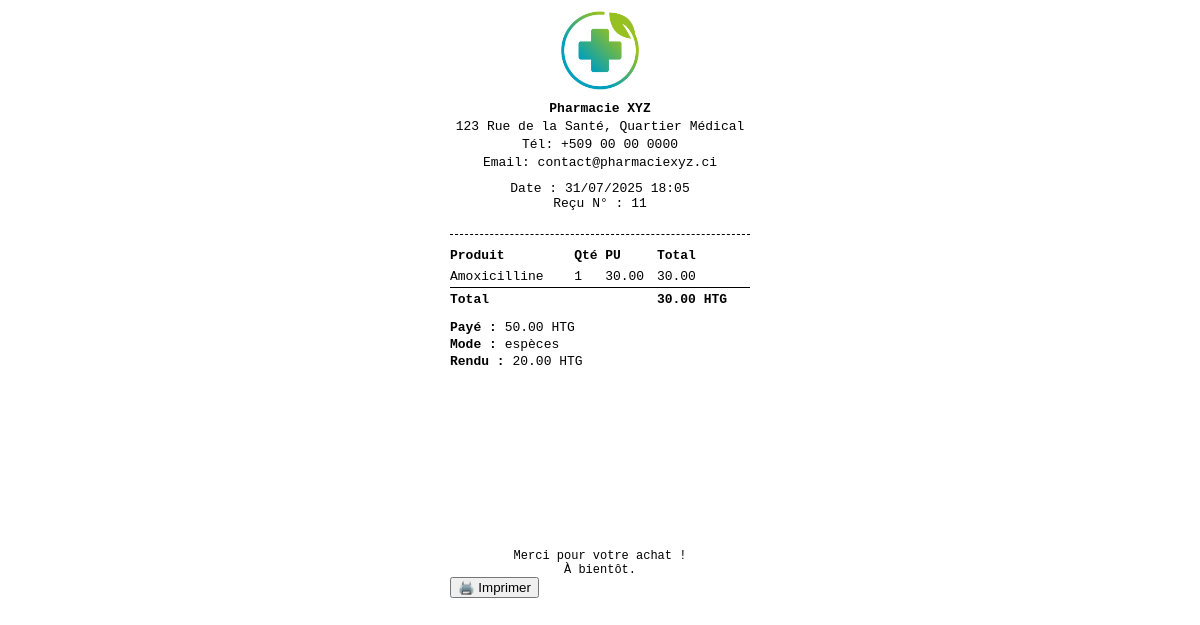
The page /sales/receipt/11 (signed in) on the database its author committed.
### app/models.py (models this page shows, shortened)
class Sale(db.Model):
    id = db.Column(db.Integer, primary_key=True)
    user_id = db.Column(db.Integer, db.ForeignKey('user.id'))
    date = db.Column(db.DateTime, default=datetime.utcnow)
    user = db.relationship('User', back_populates='sales')
    items = db.relationship('SaleItem', back_populates='sale', cascade='all, delete-orphan')
    @property
    def total_amount(self):
        return sum(item.total_price for item in self.items)

class SaleItem(db.Model):
    id = db.Column(db.Integer, primary_key=True)
    sale_id = db.Column(db.Integer, db.ForeignKey('sale.id'), nullable=False)
    drug_id = db.Column(db.Integer, db.ForeignKey('drug.id'), nullable=False)
    quantity = db.Column(db.Integer, nullable=False)
    unit_price = db.Column(db.Float, nullable=False)
    sale = db.relationship('Sale', back_populates='items')
    drug = db.relationship('Drug')
    @property
    def total_price(self):
        return self.quantity * self.unit_price

class Drug(db.Model):
    id = db.Column(db.Integer, primary_key=True)
    name = db.Column(db.String(100), nullable=False)
    unit = db.Column(db.String(30))  # comprimé, flacon, etc.
    price = db.Column(db.Float, nullable=False)
    expiration_date = db.Column(db.Date, nullable=False)
    commentaire = db.Column(db.Text, nullable=True)
    category_id = db.Column(db.Integer, db.ForeignKey('category.id'), nullable=True)
    category = db.relationship('Category', back_populates='drugs')
    sales = db.relationship('SaleItem', back_populates='drug')
    losses = db.relationship('LossRecord', back_populates='drug')
    purchase_items = db.relationship('PurchaseItem', back_populates='drug')

class Payment(db.Model):
    id = db.Column(db.Integer, primary_key=True)
    sale_id = db.Column(db.Integer, db.ForeignKey('sale.id'), nullable=False, unique=True)
    amount_paid = db.Column(db.Float, nullable=False)
    payment_method = db.Column(db.String(50), nullable=False)  # espèces, mobile, carte, etc.
    payment_date = db.Column(db.DateTime, default=datetime.utcnow)
    sale = db.relationship('Sale', backref=db.backref('payment', uselist=False))

### app/routes/sale.py (the view)
@bp.route('/receipt/<int:sale_id>')
@login_required
def sale_receipt(sale_id):
    sale = Sale.query.options(
        joinedload(Sale.items).joinedload(SaleItem.drug),  # utilise l'attribut de classe, pas une chaîne
        joinedload(Sale.user)
    ).get_or_404(sale_id)
    return render_template('sales/receipt.html', sale=sale)

### app/routes/auth.py (called while the page is built)
@login_manager.user_loader
def load_user(user_id):
    return User.query.get(int(user_id))

### app/templates/sales/receipt.html (shortened to what this page needs)
<!DOCTYPE html>
<html lang="fr">
<head>
</head>
<body>
<div class="header">
    <img src="{{ url_for('static', filename='img/logo600.png') }}" alt="Logo pharmacie" class="logo">
    <div class="pharmacy-info">
        <strong>Pharmacie XYZ</strong><br>
        123 Rue de la Santé, Quartier Médical<br>
        Tél: +509 00 00 0000<br>
        Email: contact@pharmaciexyz.ci
    </div>
    <p style="margin-top: 8px; font-size: 13px;">
        Date : {{ sale.date.strftime("%d/%m/%Y %H:%M") }}<br>
        Reçu N° : {{ sale.id }}
    </p>
</div>
<table>
    <thead>
        <tr>
            <th>Produit</th>
            <th>Qté</th>
            <th>PU</th>
            <th>Total</th>
        </tr>
    </thead>
    <tbody>
        {% for item in sale.items %}
        <tr>
            <td>{{ item.drug.name }}</td>
            <td>{{ item.quantity }}</td>
            <td>{{ "%.2f"|format(item.unit_price) }}</td>
            <td>{{ "%.2f"|format(item.total_price) }}</td>
        </tr>
        {% endfor %}
    </tbody>
    <tfoot>
        <tr>
            <td colspan="3">Total</td>
            <td>{{ "%.2f"|format(sale.total_amount) }} HTG</td>
        </tr>
    </tfoot>
</table>
<div class="totals">
    {% if sale.payment %}
        <p><strong>Payé :</strong> {{ "%.2f"|format(sale.payment.amount_paid) }} HTG</p>
        <p><strong>Mode :</strong> {{ sale.payment.payment_method }}</p>
        <p><strong>Rendu :</strong> {{ "%.2f"|format(sale.payment.amount_paid - sale.total_amount) }} HTG</p>
    {% else %}
        <p style="color: red;">⚠️ Paiement non enregistré</p>
    {% endif %}
</div>
<div class="barcode">
    <svg id="barcode"></svg>
</div>
<div class="footer">
    Merci pour votre achat !<br>
    À bientôt.
</div>
<button onclick="window.print()">🖨️ Imprimer</button>
</body>
</html>

### app/templates/sales/receipt.html (style rules this page uses)
body { font-family: monospace; max-width: 300px; margin: auto; padding: 10px; }
.header { text-align: center; border-bottom: 1px dashed #000; padding-bottom: 10px; margin-bottom: 10px; }
.logo { max-width: 80px; margin-bottom: 5px; }
.pharmacy-info { font-size: 13px; line-height: 1.4; }
table { width: 100%; border-collapse: collapse; margin-top: 10px; font-size: 13px; }
th, td { text-align: left; padding: 3px 0; }
tfoot td { font-weight: bold; border-top: 1px solid #000; padding-top: 4px; }
.barcode { text-align: center; margin-top: 12px; }
.footer { text-align: center; font-size: 12px; margin-top: 14px; }
.totals { margin-top: 10px; font-size: 13px; }
.totals p { margin: 2px 0; }

### rows shown on the page
Sale: date "31/07/2025 18:05", id "11"
SaleItem: drug.name "Amoxicilline", quantity "1", unit_price "30.00", total_price "30.00", total_amount "30.00"
Payment: payment.amount_paid "50.00", payment.payment_method "espèces", sale.payment.amount_paid-sale.total_amount "20.00"
